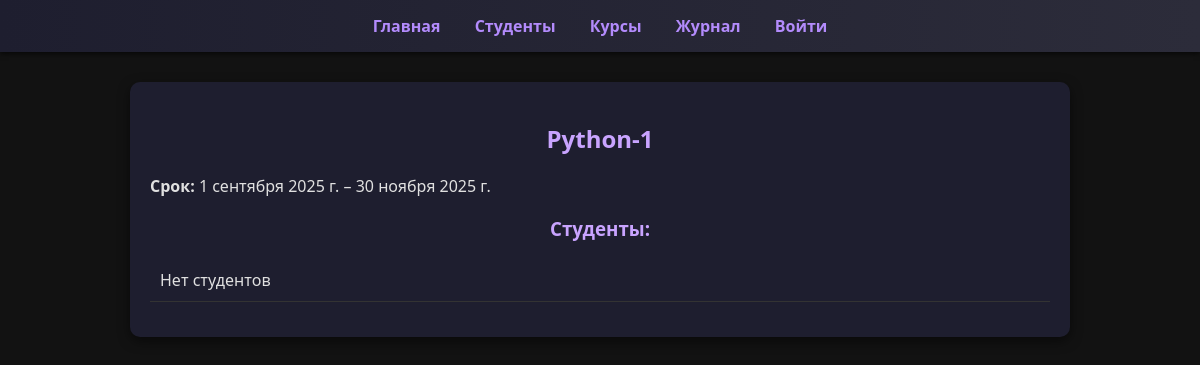
The page /courses/1/ on the database its author committed.
### main/models.py (models this page shows)
class Course(models.Model):
    langs = [
        ('py', 'Python'),
        ('js', 'JavaScript'),
        ('c', 'C++'),
        ('an', 'Android'),
    ]
    name = models.CharField(choices=langs, max_length=20, verbose_name="Курс")
    course_num = models.SmallIntegerField(default=1, verbose_name="Номер курса")
    start_date = models.DateField(null=True, verbose_name="Начало курса")
    end_date = models.DateField(null=True, verbose_name="Окончание курса")
    description = models.TextField(blank=True, verbose_name="Описание")
    def __str__(self):
        return f"{self.get_name_display()}-{self.course_num}"

### main/views.py (the view)
# urls.py: path("courses/<int:pk>/", views.course_detail, name="course_detail"),
def course_detail(request, pk):
    course = get_object_or_404(Course.objects.prefetch_related("student_set"), pk=pk)
    return render(request, "courses/course_detail.html", {"course": course})

### templates/courses/course_detail.html (shortened to what this page needs)
{% extends "base.html" %}
{% block content %}
<h2>{{ course }}</h2>
<p><b>Срок:</b> {{ course.start_date }} – {{ course.end_date }}</p>
<h3>Студенты:</h3>
<ul>
{% for s in course.student_set.all %}
    <li>{{ s.surname }} {{ s.name }}</li>
{% empty %}
    <li>Нет студентов</li>
{% endfor %}
</ul>
{% endblock %}

### static/css/style.css (style rules this page uses)
body { margin: 0; font-family: 'Segoe UI', Tahoma, sans-serif; background-color: #121212; color: #e0e0e0; }
h1, h2, h3 { color: #c9a4ff; text-align: center; }
ul, table { width: 100%; padding: 0; margin: 15px 0; }
ul li { list-style: none; padding: 10px; border-bottom: 1px solid #333; transition: background 0.3s ease; }

### rows shown on the page
Course: name+course_num "Python-1", start_date "1 сентября 2025 г.", end_date "30 ноября 2025 г."
